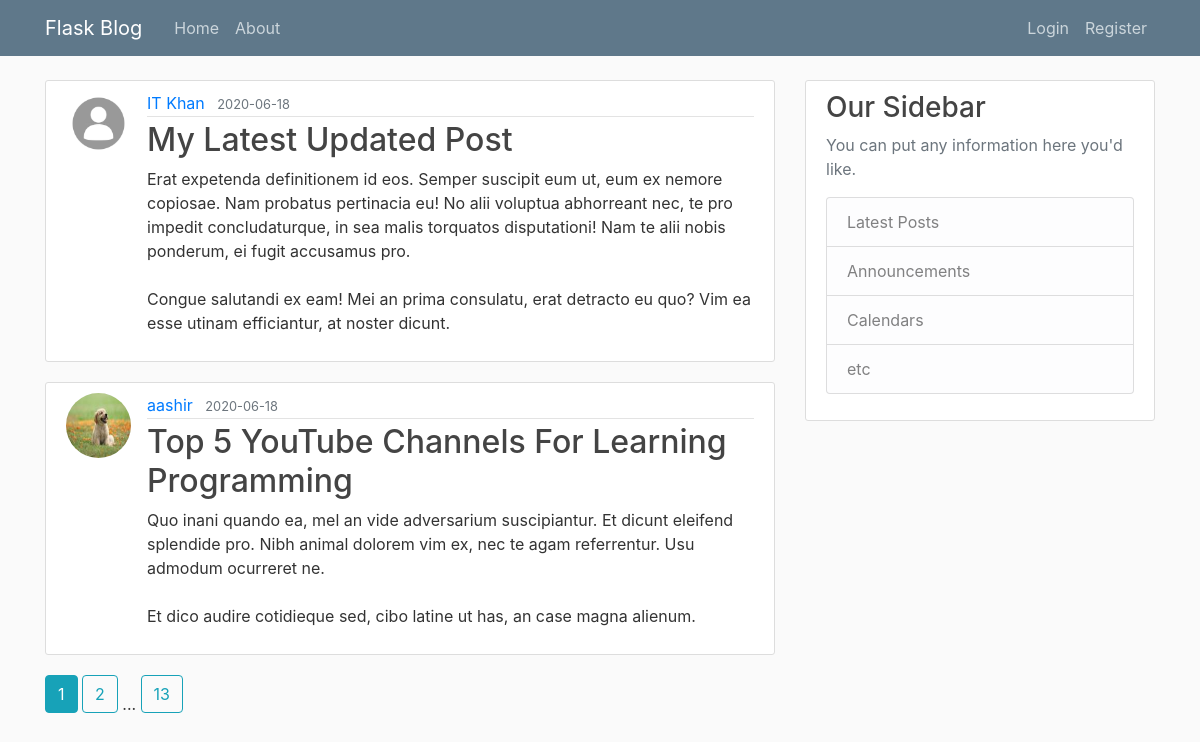
/index, run on the app's committed database.
### flaskblog/models.py (models this page shows, shortened)
class Post(db.Model):
	id = db.Column(db.Integer, primary_key=True)
	title = db.Column(db.String(100), nullable=False)
	date_posted = db.Column(db.DateTime, nullable=False, default=datetime.utcnow)
	content = db.Column(db.Text, nullable=False)
	user_id = db.Column(db.Integer, db.ForeignKey('user.id'), nullable=False)

class User(db.Model, UserMixin):
	id = db.Column(db.Integer, primary_key=True)
	username = db.Column(db.String(20), unique=True, nullable=False)
	email = db.Column(db.String(120), unique=True, nullable=False)
	image_file = db.Column(db.String(120), nullable=False, default='default.jpg')
	password = db.Column(db.String(60), nullable=False)
	posts = db.relationship('Post', backref='author', lazy=True)

### flaskblog/routes.py (the view)
@app.route('/')
@app.route('/home')
@app.route('/index')
def index():
	page_num = request.args.get('page', 1, type=int)
	posts = Post.query.order_by(Post.date_posted.desc()).paginate(per_page=2, page=page_num)
	return render_template('index.html', posts= posts)

### flaskblog/templates/index.html (shortened to what this page needs)
{% extends 'layout.html' %}
{% block content %}
	{% for post in posts.items %}
		<article class="media content-section">
		  <img class='rounded-circle article-img' src="{{ url_for('static', filename='profile_pics/'+post.author.image_file) }}">
		  <div class="media-body">
		    <div class="article-metadata">
		      <a class="mr-2" href="#">{{ post.author.username }}</a>
		      <small class="text-muted">{{ post.date_posted.strftime('%Y-%m-%d') }}</small>
		    </div>
		    <h2><a class="article-title" href="{{ url_for('post', post_id=post.id) }}">{{ post.title }}</a></h2>
		    <p class="article-content">{{ post.content }}</p>
		  </div>
		</article>
	{% endfor %}
	{% for page_num in posts.iter_pages(left_edge=1, right_edge=1, left_current=1, right_current=2) %}
		{% if page_num %}
			{% if posts.page == page_num %}
				<a class='btn btn-info mb-4' href="{{ url_for('index', page=page_num) }}">{{ page_num }}</a>
			{% else %}
				<a class='btn btn-outline-info mb-4' href="{{ url_for('index', page=page_num) }}">{{ page_num }}</a>
			{% endif %}
		{% else %}
			...
		{% endif %}
	{% endfor %}
{% endblock content %}

### flaskblog/templates/layout.html (shortened to what this page needs)
<!DOCTYPE html>
<html>
<head>
    <link rel="stylesheet" href="https://stackpath.bootstrapcdn.com/bootstrap/4.5.0/css/bootstrap.min.css">
	<link rel="stylesheet" type='text/css' href="{{ url_for('static', filename='main.css') }}">
</head>
<body>
	<header class="site-header">
	  <nav class="navbar navbar-expand-md navbar-dark bg-steel fixed-top">
	    <div class="container">
	      <a class="navbar-brand mr-4" href="/">Flask Blog</a>
	      <div class="collapse navbar-collapse" id="navbarToggle">
	        <div class="navbar-nav mr-auto">
	          <a class="nav-item nav-link" href="{{url_for('index')}}">Home</a>
	          <a class="nav-item nav-link" href="{{url_for('about')}}">About</a>
	        </div>
	        <div class="navbar-nav">
	        	{% if current_user.is_authenticated %}
	        		<a class="nav-item nav-link" href="{{url_for('new_post')}}">New Post</a>
	        		<a class="nav-item nav-link" href="{{url_for('account')}}">Account</a>
	        		<a class="nav-item nav-link" href="{{url_for('logout')}}">Logout</a>
	        	{% else %}
		          <a class="nav-item nav-link" href="{{url_for('login')}}">Login</a>
		          <a class="nav-item nav-link" href="{{url_for('register')}}">Register</a>
		         {% endif %}
	        </div>
	      </div>
	    </div>
	  </nav>
	</header>
	<main role="main" class="container">
	  <div class="row">
	    <div class="col-md-8">
	      {% block content %}{% endblock %}
	    </div>
	    <div class="col-md-4">
	      <div class="content-section">
	        <h3>Our Sidebar</h3>
	        <p class='text-muted'>You can put any information here you'd like.
	          <ul class="list-group">
	            <li class="list-group-item list-group-item-light">Latest Posts</li>
	            <li class="list-group-item list-group-item-light">Announcements</li>
	            <li class="list-group-item list-group-item-light">Calendars</li>
	            <li class="list-group-item list-group-item-light">etc</li>
	          </ul>
	        </p>
	      </div>
	    </div>
	  </div>
	</main>
</body>
</html>

### flaskblog/static/main.css (style rules this page uses)
body { background: #fafafa; color: #333333; margin-top: 5rem; }
h1, h2, h3, h4, h5, h6 { color: #444444; }
.bg-steel { background-color: #5f788a; }
.site-header .navbar-nav .nav-link { color: #cbd5db; }
.content-section { background: #ffffff; padding: 10px 20px; border: 1px solid #dddddd; border-radius: 3px; margin-bottom: 20px; }
.article-title { color: #444444; }
.article-content { white-space: pre-line; }
.article-img { height: 65px; width: 65px; margin-right: 16px; }
.article-metadata { padding-bottom: 1px; margin-bottom: 4px; border-bottom: 1px solid #e3e3e3 }

### data on the page
Post: image_file (placeholder picture), author.username "IT Khan", date_posted "2020-06-18", title "My Latest Updated Post", content "Erat expetenda definitionem id eos. Semper suscipit eum ut, eum ex nemore copiosae. Nam probatus pertinacia eu! No alii voluptua abhorreant nec, te pro impedit concludaturque, in sea malis torquatos disputationi! Nam te alii nobis ponderum, ei fugit accusamus pro. Congue salutandi ex eam! Mei an prima consulatu, erat detracto eu quo? Vim ea esse utinam efficiantur, at noster dicunt."
Post: image_file (picture), author.username "aashir", date_posted "2020-06-18", title "Top 5 YouTube Channels For Learning Programming", content "Quo inani quando ea, mel an vide adversarium suscipiantur. Et dicunt eleifend splendide pro. Nibh animal dolorem vim ex, nec te agam referrentur. Usu admodum ocurreret ne. Et dico audire cotidieque sed, cibo latine ut has, an case magna alienum."

### other printed values
{{ page_num }} "1"
{{ page_num }} "2" "13"
